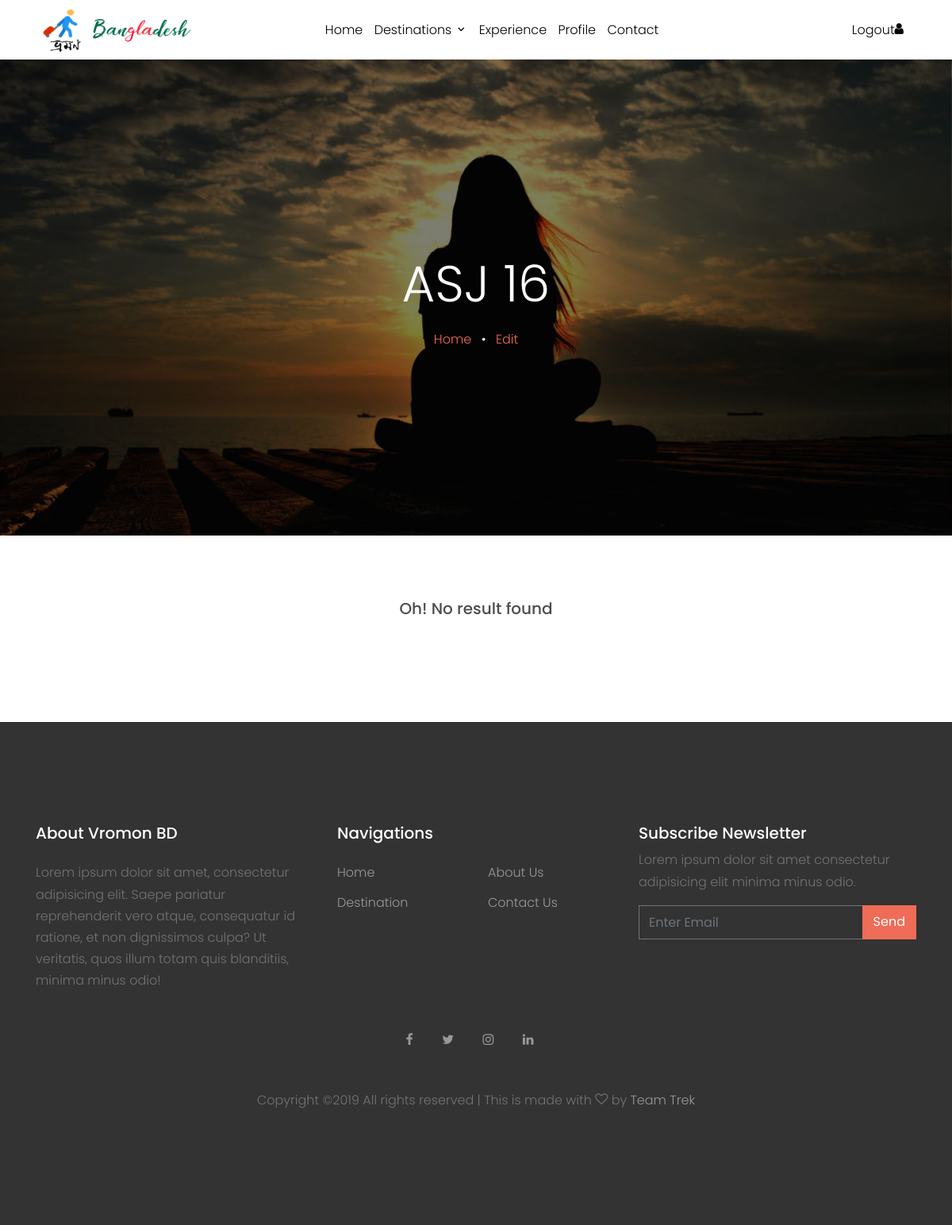
Page /profile.php (signed in) on the earlier database version.
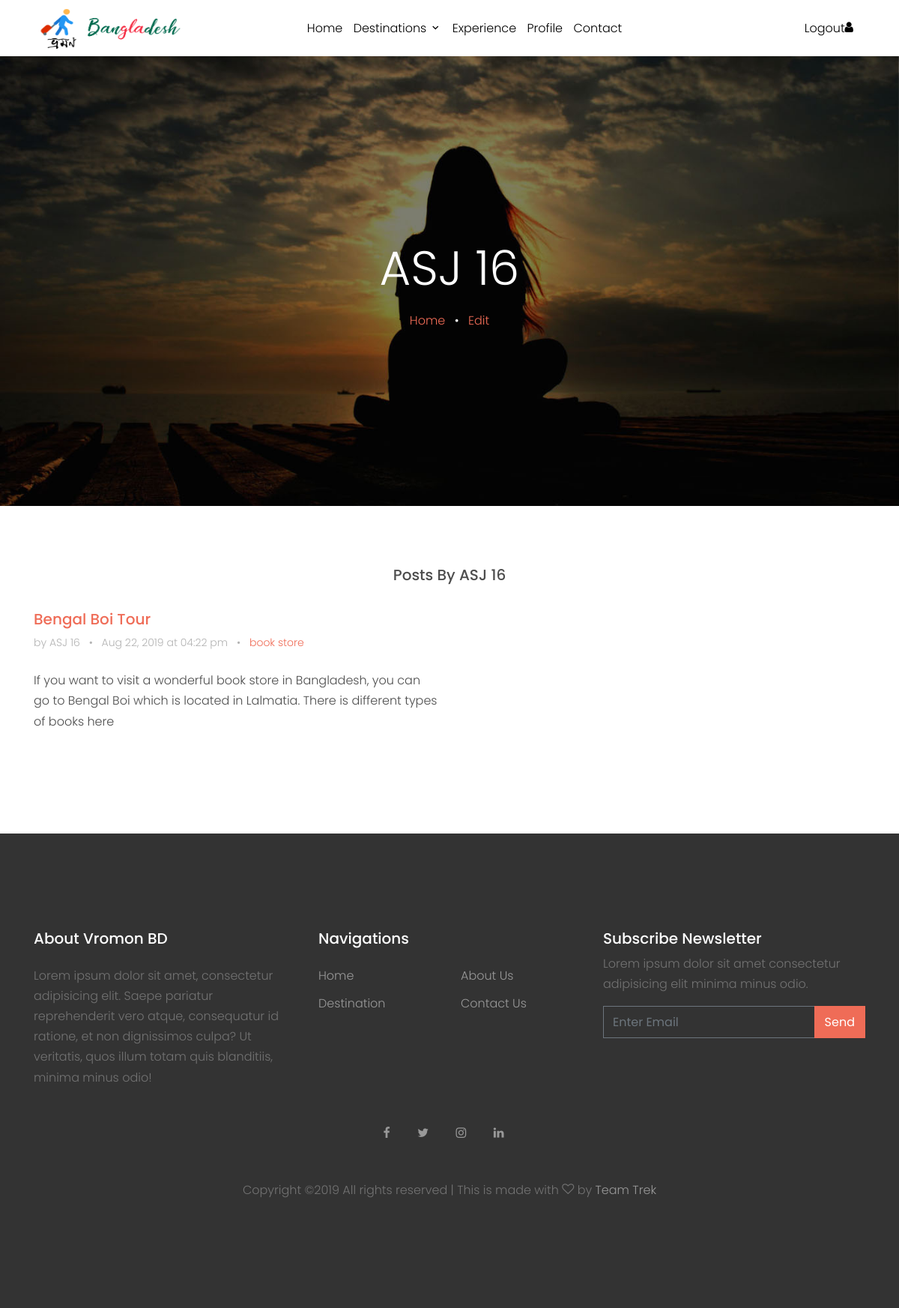
Same page on the later database version.
### tables this page shows
CREATE TABLE `blogs` (
  `ID` int(11) NOT NULL,
  `UserID` int(11) NOT NULL,
  `Title` varchar(200) NOT NULL,
  `PlaceName` varchar(100) NOT NULL,
  `Description` text NOT NULL,
  `Tag` varchar(100) NOT NULL,
  `DateTime` varchar(30) NOT NULL
);

### profile.php (the view, shortened to what this page needs)
<?php
    include "zzz-dbConnect.php";
  ?>
<!DOCTYPE html>
<html lang="en">
  <head>
    <link rel="stylesheet" href="fonts/icomoon/style.css">
    <link rel="stylesheet" href="css/bootstrap.min.css">
    <link rel="stylesheet" href="css/magnific-popup.css">
    <link rel="stylesheet" href="css/jquery-ui.css">
    <link rel="stylesheet" href="css/owl.carousel.min.css">
    <link rel="stylesheet" href="css/owl.theme.default.min.css">
    <link rel="stylesheet" href="css/bootstrap-datepicker.css">
    <link rel="stylesheet" href="fonts/flaticon/font/flaticon.css">
    <link rel="stylesheet" href="https://cdn.jsdelivr.net/npm/mediaelement@4.2.7/build/mediaelementplayer.min.css">
    <link rel="stylesheet" href="css/aos.css">
    <link rel="stylesheet" href="css/style.css">
  </head>
  <body>
    <div class="site-wrap">
      <?php include'zzz-header.php';?>
      <div class="site-blocks-cover inner-page-cover" style="background-image: url(images/profile.jpg);" data-aos="fade" data-stellar-background-ratio="0.5">
        <div class="container">
          <div class="row align-items-center justify-content-center text-center">
            <div class="col-md-8" data-aos="fade-up" data-aos-delay="400">
              <h1 class="text-white font-weight-light"><?php
                  if( isset($_SESSION['ID'])) {
                    echo $_SESSION['firstname'].' '.$_SESSION['lastname'];
                    }
                  else{
                    echo "Please Login To View Your Profile";
                  }
               ?></h1>
              <div>
                <a href="index">Home</a> <span class="mx-2 text-white">&bullet;</span> <a href="edit_profile">Edit</a>
              </div>
            </div>
          </div>
        </div>
      </div>
      <div class="site-section">
        <div class="container">
          <div class="row mb-3 align-items-stretch">
            <?php
            $sql="SELECT * FROM blogs WHERE UserID = ". $_SESSION['ID'];
            $result= mysqli_query($link, $sql);
            $count = mysqli_num_rows($result);
            if($count>0){
              ?>
              <div class="col-12 text-center">
                <div class='h-entry'>
                  <h2 class="font-size-regular">Posts By <?php echo $_SESSION['firstname'].' '.$_SESSION['lastname'];?></h2><br>
                </div>
              </div>
              <?php
              while ($row = mysqli_fetch_array($result)) {?>
                <div class="col-md-6 col-lg-6 mb-4 mb-lg-4">
              <div class="h-entry">
                <h2 class="font-size-regular"><a href="blog?postID=<?php echo $row['ID']?>&postName=<?php echo $row['Title']?>"><?php echo $row['Title']?></a></h2>
                <div class="meta mb-4">by <?php echo $_SESSION['firstname'].' '.$_SESSION['lastname']?> <span class="mx-2">&bullet;</span> <?php echo $row['DateTime'];?> <span class="mx-2">&bullet;</span> <a href="#"><?php echo $row['Tag'];?></a></div>
                <p><?php echo $row['Description']?></p>
                </div>
            </div>
            <?php
              }
            } else{
              echo '
              <div class="col-12 text-center">
                <div class="h-entry">
                  <h2 class="font-size-regular">Oh! No result found</h2><br>
                </div>
              </div>';
            }
            ?>
          </div>
        </div>
      </div>
      <?php include "zzz-footer.php";?>
    </div>
  </body>
</html>

### zzz-header.php (shortened to what this page needs)
<header class="site-navbar py-1" role="banner">
    <div class="container">
        <div class="row align-items-center">
            <div class="col-6 col-xl-2">
                <a href="index" class="text-black h2 mb-0"><img src="images\vromonBD.png" width="200px" height="60px"></a>
            </div>
            <div class="col-10 col-md-8 d-none d-xl-block">
                <nav class="site-navigation position-relative text-right text-lg-center" role="navigation">
                    <ul class="site-menu js-clone-nav mx-auto d-none d-lg-block">
                        <li>
                            <a href="index">Home</a>
                        </li>
                        <li class="has-children">
                            <a href="destination">Destinations</a>
                        </li>
                        <li><a href="experience">Experience</a></li>
                        <?php
                        if(isset($_SESSION['ID'])){?>
                            <li><a href="profile">Profile</a></li>
                        <?php } ?>
                        <li><a href="contact">Contact</a></li>
                    </ul>
                </nav>
            </div>
            <div class="col-6 col-xl-2 text-right">
                <div class="d-none d-xl-inline-block">
                    <ul class="site-menu js-clone-nav ml-auto list-unstyled d-flex text-right mb-0" data-class="social">
                        <li>
                            <?php if(!isset($_SESSION['ID'])) {?>
                                <a href="login" class="pl-0 pr-3 text-black">Login / SignUp <span class="icon-user"></span></a>
                            <?php } else {?>
                                <a href="logout" class="pl-0 pr-3 text-black">Logout<span class="icon-user"></span></a>
                            <?php } ?>
                        </li>
                    </ul>
                </div>
            </div>
        </div>
    </div>
</header>

### zzz-footer.php
<footer class="site-footer">
      <div class="container">
        <div class="row">
          <div class="col-lg-4">
            <div class="mb-5">
              <h3 class="footer-heading mb-4">About Vromon BD</h3>
              <p>Lorem ipsum dolor sit amet, consectetur adipisicing elit. Saepe pariatur reprehenderit vero atque, consequatur id ratione, et non dignissimos culpa? Ut veritatis, quos illum totam quis blanditiis, minima minus odio!</p>
            </div>
          </div>
          <div class="col-lg-4 mb-5 mb-lg-0">
            <div class="row mb-5">
              <div class="col-md-12">
                <h3 class="footer-heading mb-4">Navigations</h3>
              </div>
              <div class="col-md-6 col-lg-6">
                <ul class="list-unstyled">
                  <li><a href="index.php">Home</a></li>
                  <li><a href="destination.php">Destination</a></li>
                </ul>
              </div>
              <div class="col-md-6 col-lg-6">
                <ul class="list-unstyled">
                  <li><a href="about.php">About Us</a></li>
                  <li><a href="contact.php">Contact Us</a></li>
                </ul>
              </div>
            </div>
          </div>
          <div class="col-lg-4 mb-5 mb-lg-0">
            <div class="mb-5">
              <h3 class="footer-heading mb-2">Subscribe Newsletter</h3>
              <p>Lorem ipsum dolor sit amet consectetur adipisicing elit minima minus odio.</p>
              <form action="#" method="post">
                <div class="input-group mb-3">
                  <input type="text" class="form-control border-secondary text-white bg-transparent" placeholder="Enter Email" aria-label="Enter Email" aria-describedby="button-addon2">
                  <div class="input-group-append">
                    <button class="btn btn-primary text-white" type="button" id="button-addon2">Send</button>
                  </div>
                </div>
              </form>
            </div>
          </div>
        </div>
        <div class="row text-center">
          <div class="col-md-12">
            <div class="mb-5">
              <a href="#" class="pl-0 pr-3"><span class="icon-facebook"></span></a>
              <a href="#" class="pl-3 pr-3"><span class="icon-twitter"></span></a>
              <a href="#" class="pl-3 pr-3"><span class="icon-instagram"></span></a>
              <a href="#" class="pl-3 pr-3"><span class="icon-linkedin"></span></a>
            </div>
            <p>
            Copyright &copy;<script>document.write(new Date().getFullYear());</script> All rights reserved | This is made with <i class="icon-heart-o" aria-hidden="true"></i> by <a href="https://google.com" target="_blank" >Team Trek</a>
            </p>
          </div>
        </div>
      </div>
    </footer>

### css/style.css (style rules this page uses)
body { line-height: 1.7; color: #4d4d4d; font-weight: 300; font-size: 1rem; }
a { -webkit-transition: .3s all ease; -o-transition: .3s all ease; transition: .3s all ease; }
h1, h2, h3, h4, h5, .h1, .h2, .h3, .h4, .h5 { font-family: "Poppins", -apple-system, BlinkMacSystemFont, "Segoe UI", Roboto, "Helvetica Neue", Arial, sans-serif, "Apple Color Emoji", "Segoe UI Emoji", "Segoe UI Symbol", "Noto Color Emoji"; }
.text-black { color: #000 !important; }
.site-wrap:before { -webkit-transition: .3s all ease-in-out; -o-transition: .3s all ease-in-out; transition: .3s all ease-in-out; background: rgba(0, 0, 0, 0.6); content: ""; position: absolute; z-index: 2000; top: 0; left: 0; right: 0; bottom: 0; opacity: 0; visibility: hidden; }
.btn { border-radius: 0; }
.btn.btn-primary { border: 2px solid transparent; }
.form-control { height: 43px; border-radius: 0; }
.site-section { padding: 2.5em 0; }
@media (min-width: 768px) { .site-section { padding: 5em 0; } }
.site-footer { padding: 4em 0; background: #333333; }
@media (min-width: 768px) { .site-footer { padding: 8em 0; } }
.site-footer p { color: #737373; }
.site-footer h2, .site-footer h3, .site-footer h4, .site-footer h5 { color: #fff; }
.site-footer a { color: #999999; }
.site-footer ul li { margin-bottom: 10px; }
.site-footer .footer-heading { font-size: 20px; color: #fff; }
.site-navbar { margin-bottom: 0px; z-index: 1999; position: relative; }
.site-navbar .site-navigation .site-menu { margin-bottom: 0; }
.site-navbar .site-navigation .site-menu a { text-decoration: none !important; display: inline-block; }
.site-navbar .site-navigation .site-menu>li { display: inline-block; padding: 10px 5px; }
.site-navbar .site-navigation .site-menu>li>a { padding: 10px 0px; color: #000; text-decoration: none !important; }
.site-navbar .site-navigation .site-menu .has-children { position: relative; }
.site-navbar .site-navigation .site-menu .has-children>a { position: relative; padding-right: 20px; }
.site-navbar .site-navigation .site-menu .has-children>a:before { position: absolute; content: "\e313"; font-size: 16px; top: 50%; right: 0; -webkit-transform: translateY(-50%); -ms-transform: translateY(-50%); transform: translateY(-50%); font-family: 'icomoon'; }
.site-mobile-menu .site-nav-wrap { padding: 0; margin: 0; list-style: none; position: relative; }
.site-mobile-menu .site-nav-wrap a { padding: 10px 20px; display: block; position: relative; color: #212529; }
.site-mobile-menu .site-nav-wrap li { position: relative; display: block; }
.site-mobile-menu .site-nav-wrap>li { display: block; position: relative; float: left; width: 100%; }
.site-mobile-menu .site-nav-wrap>li>a { padding-left: 20px; font-size: 20px; }
.site-mobile-menu .site-nav-wrap[data-class="social"] { float: left; width: 100%; margin-top: 30px; padding-bottom: 5em; }
.site-mobile-menu .site-nav-wrap[data-class="social"]>li { width: auto; }
.site-mobile-menu .site-nav-wrap[data-class="social"]>li:first-child a { padding-left: 15px !important; }
.site-blocks-cover { background-size: cover; background-repeat: no-repeat; background-position: top; background-position: center center; }
.site-blocks-cover, .site-blocks-cover .row { min-height: 600px; height: calc(100vh - 73px); }
.site-blocks-cover.inner-page-cover, .site-blocks-cover.inner-page-cover .row { min-height: 600px; height: calc(30vh); }
.site-blocks-cover h1 { text-transform: uppercase; font-size: 4rem; font-weight: 900; color: #fff; line-height: 1.5; }
.h-entry .meta { color: #b3b3b3; font-size: 14px; }
.h-entry h2 { font-size: 20px; }

Differences in the rows shown:
added blogs: Title "Bengal Boi Tour", DateTime "Aug 22, 2019 at 04:22 pm", Tag "book store", Description "If you want to visit a wonderful book store in Bangladesh, you can go to Bengal Boi which is located in Lalmatia. There is different types of books here"
Other differences:
$_SESSION['firstname']: (not shown) → "ASJ"
$_SESSION['lastname']: (not shown) → "16"
text no longer shown: "Oh! No result found"
text now shown: "Posts By"
